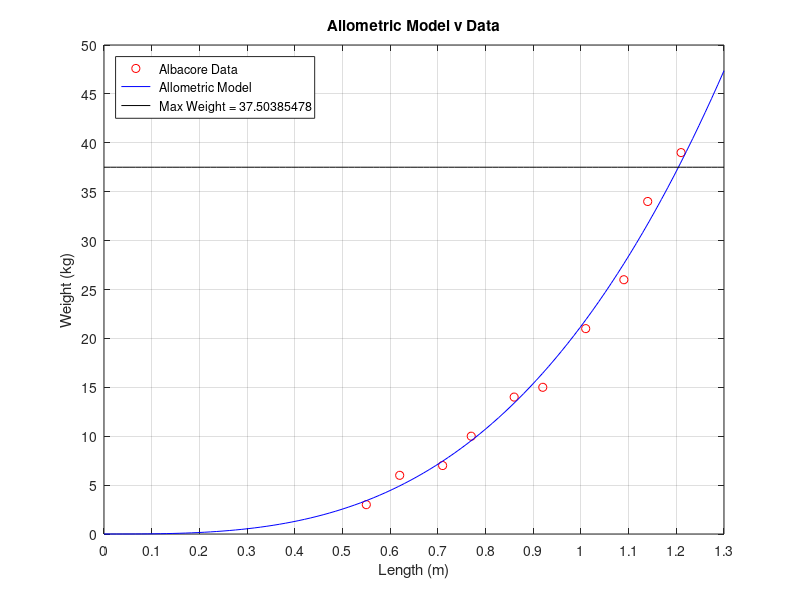

Source code (MATLAB):
clear				% Clear previous definitions
figure(101)           % Assign figure number
clf                 % Clear previous figures
hold off            % Start with fresh graph

length = [0.55, 0.62, 0.71, 0.77, 0.86, 0.92, 1.01, 1.09, 1.14, 1.21];
weight = [3, 6, 7, 10, 14, 15, 21, 26, 34, 39];
plot(length(1,:),weight(1,:),'ro');

grid on
hold on

L = linspace(0,1.3,100);
W = 21.2319 * L.^3.0589;
plot(L,W,'b');

maxWeight = 37.50385478 + L - L;
plot(L,maxWeight,'k')

xlim([0,1.3])
xticks(0:.1:1.3)
yticks(0:5:50)

xlabel('Length (m)')
ylabel('Weight (kg)')
title('Allometric Model v Data') 
legend({' Albacore Data',' Allometric Model',' Max Weight = 37.50385478'}, 'Location', 'northwest');